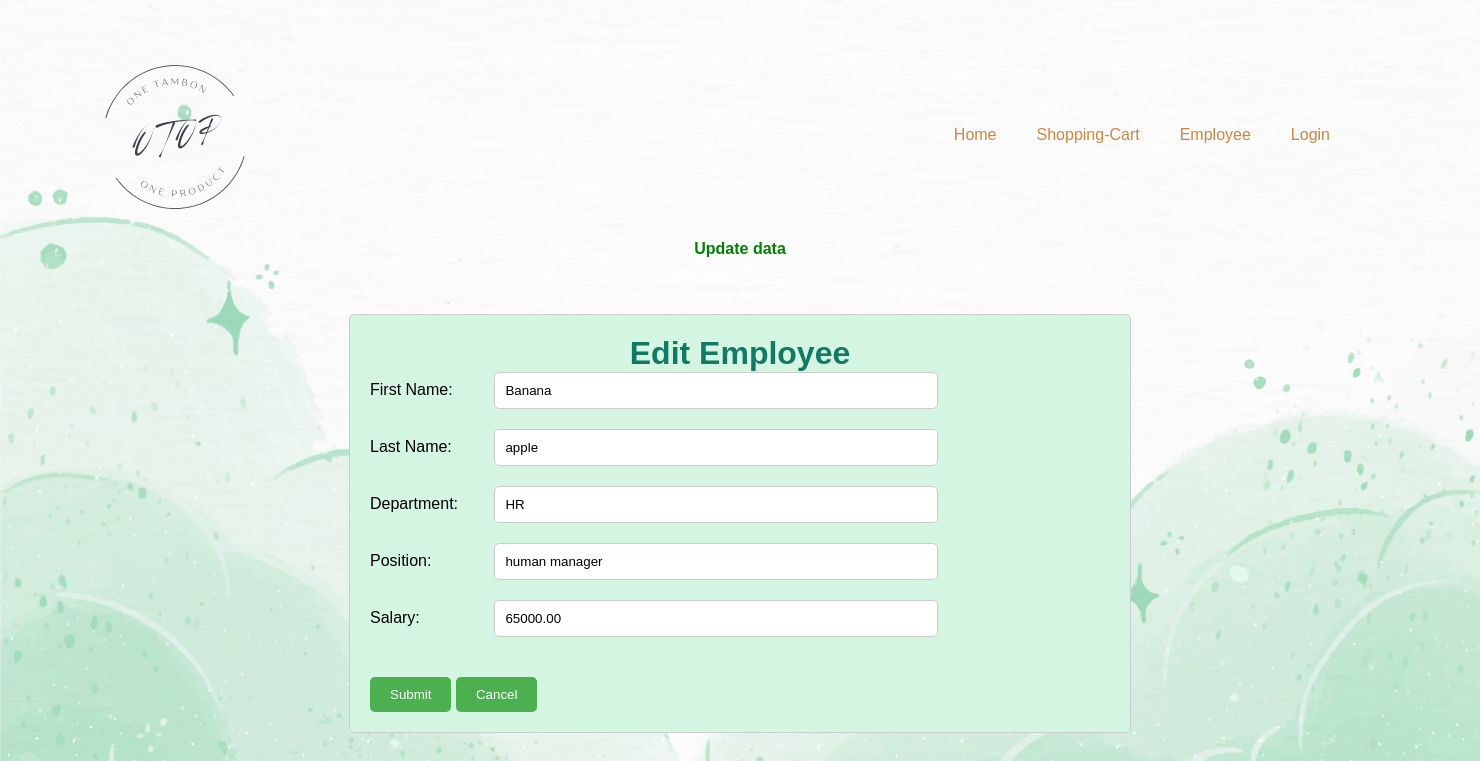
The page /update_employee.php?id=1 on the database its author committed.
### tables this page shows
CREATE TABLE `employee` (
  `employ_id` int(4) NOT NULL,
  `emp_fname` varchar(30) NOT NULL,
  `emp_lname` varchar(30) NOT NULL,
  `department` varchar(30) NOT NULL,
  `position` varchar(30) NOT NULL,
  `salary` decimal(9,2) NOT NULL
);

### update_employee.php (the view, shortened to what this page needs)
<html>
<head>
</head>
<body>
<?php
require_once "header.php";
require_once "config.php";
$employee_id = $_GET ['id'];
$userQuery = "SELECT * FROM employee where employ_id = '$employee_id' ";
$result = mysqli_query($connect, $userQuery);
if (!$result)
{
    die ("Could not successfully run the query $userQuery ".mysqli_error($connect)."");
}
else
{
    echo "<div class='update'>Update data </div><br><br>";
    if(mysqli_num_rows($result) > 0)
    {
        $row = mysqli_fetch_assoc($result)
?>
    <form method="POST" action="update_employee_submit.php?employee_id=<?php echo $employee_id;?>" >
    <h1>Edit Employee</h1>
        <label for="fname">First Name: </label>
        <input type="text" name="fname" value="<?php echo $row['emp_fname'];?>"><br>
        <label for="lname">Last Name: </label>
        <input type="text" name="lname" value="<?php echo $row['emp_lname'];?>"><br>
        <label for="salary">Department: </label>
        <input type="text" name="department" value="<?php echo $row['department'];?>"><br>
        <label for="salary">Position: </label>
        <input type="text" name="position" value="<?php echo $row['position'];?>"><br>
        <label for="salary">Salary: </label>
        <input type="text" name="salary" value="<?php echo $row['salary'];?>"><br>
        <input type="submit" value="Submit">
        <input type="reset" value="Cancel">
    </form>
<?php
    }
}
?>
</body>
</html>

### main.css (style rules this page uses)
html, body, h1, h2, h3, p, ol, ul, li, a { padding: 0; border: 0; margin: 0; box-sizing: border-box; }
body { background-image: url(pic/webbg.png); background-size:cover; background-position: center; background-repeat: no-repeat; position: relative; background-color: lightyellow; }

### update_employee.php (style rules this page uses)
body { font-family: Arial, sans-serif; background-image: url(pic/webbg.png); background-size:cover; }
h1 { text-align: center; color: #117A65; }
form { margin: 0 auto; width: 50%; padding: 20px; border: 1px solid #ccc; border-radius: 5px; background-color: #D5F5E3; }
label { display: inline-block; width: 120px; margin-bottom: 10px; }
input[type="text"] { width: 60%; padding: 10px; border-radius: 5px; border: 1px solid #ccc; margin-bottom: 20px; }
input[type="submit"], input[type="reset"] { margin-top: 20px; padding: 10px 20px; border: none; border-radius: 5px; background-color: #4CAF50; color: #fff; cursor: pointer; }
.update { text-align: center; margin-bottom: 20px; font-weight: bold; color: green; }

### rows shown on the page
employee: fname "Banana", lname "apple", department "HR", position "human manager", salary "65000.00"
